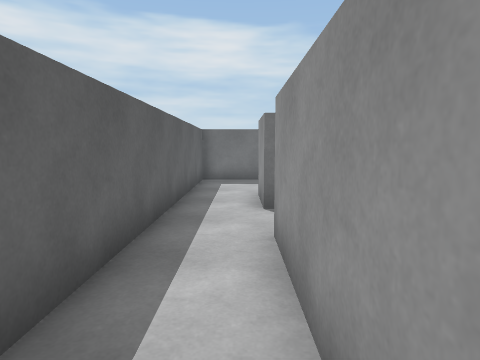
View 1 (above)

17 first-person views from a walk through a 3-D level made in the Unity game engine. The camera is 1.3 m above the floor, tilts 6° down and sees 75° across. The floor is counted in squares, 1 m on a side. Each view is taken from the middle of a square. On the plan, view 1 faces up. The plan holds only what a view shows up to about 14 squares ahead; the rest is blank.

View 2
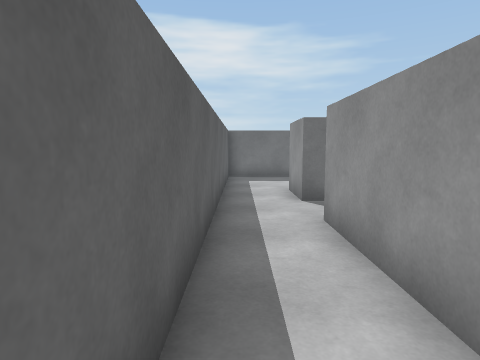

View 3
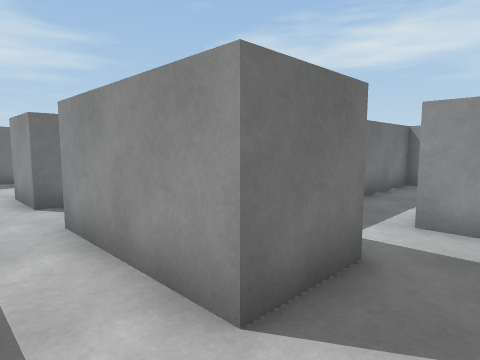

View 4
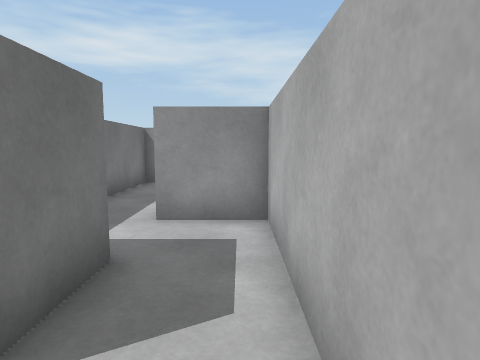

View 5
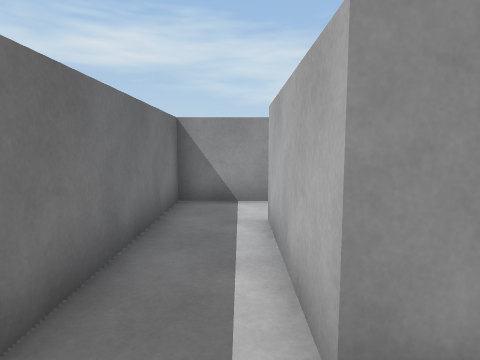

View 6
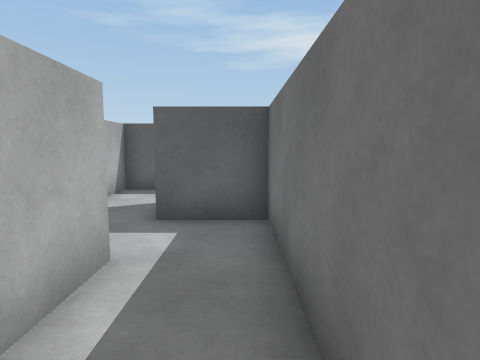

View 7
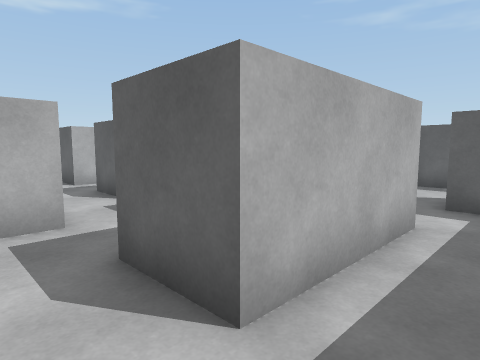

View 8
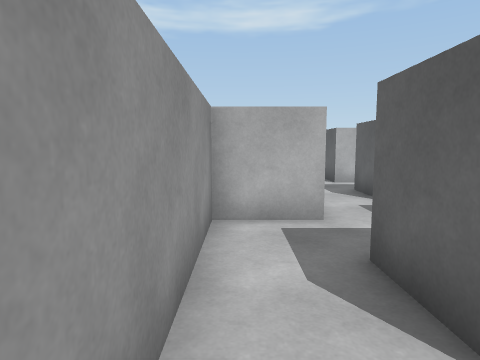

View 9
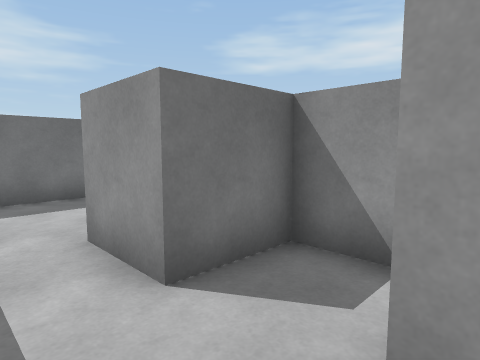

View 10
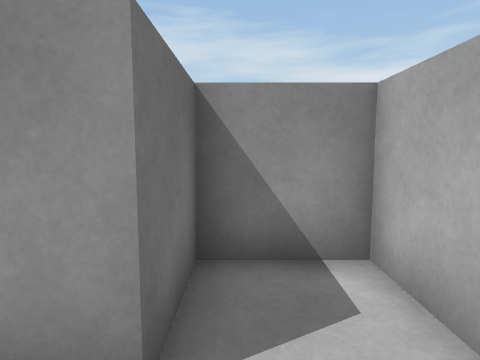

View 11
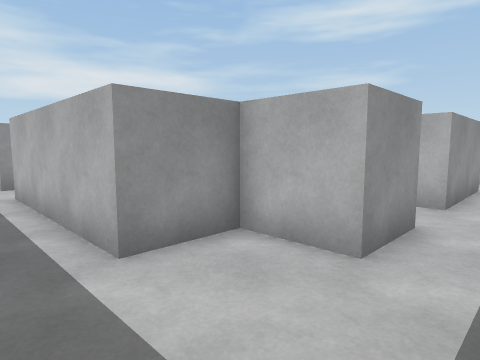

View 12
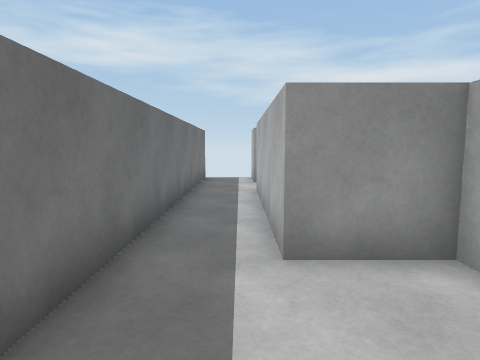

View 13
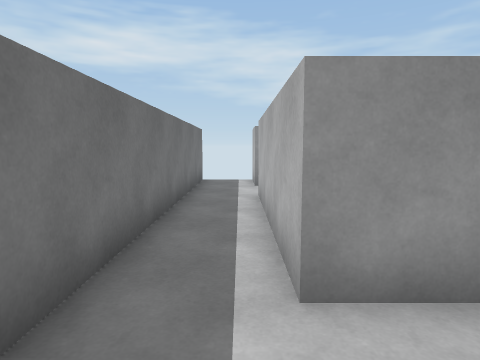

View 14
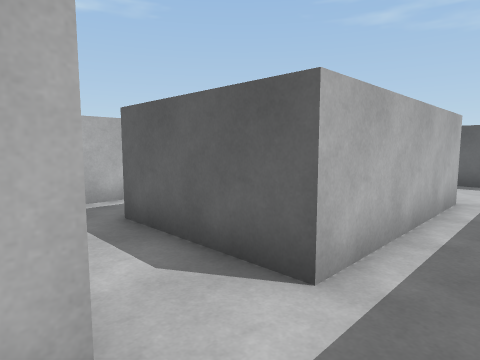

View 15
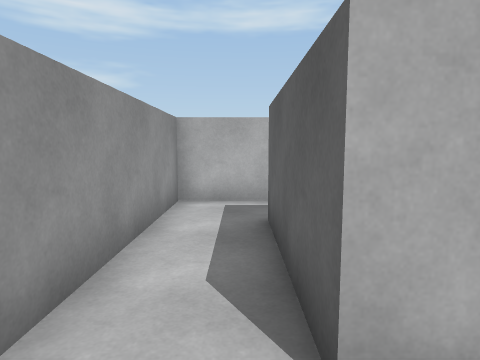

View 16
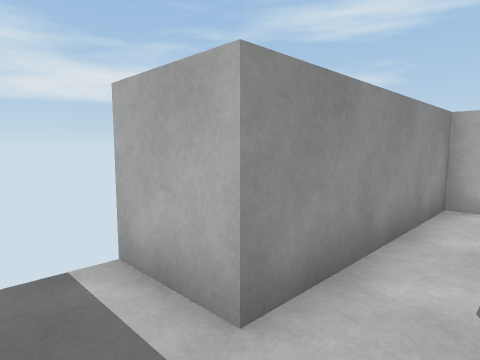

View 17
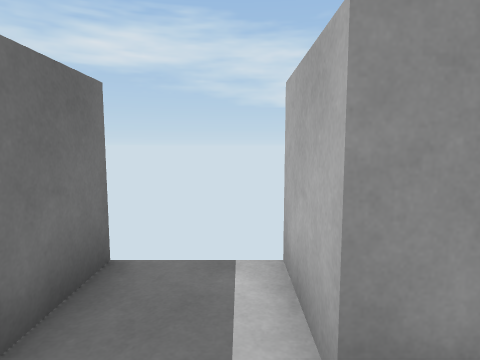

### Floor plan
Ten units are one square. View 1 is at (0, 0); x grows to the right and y downward. Boxes are objects, and circles mark ways between rooms. Rooms are numbered by the first view taken in them; rooms with no view inside come last. Other rooms are left out.
<svg viewBox="-20 -130 150 150">
<path fill="none" stroke="#000" d="M5 -5 5 -45 25 -45 25 -65 5 -65 5 -85M-15 -85 -15 15 5 15M5 15 45 15 45 -5 85 -5M105 -5 105 -25 25 -25 25 -5 5 -5M5 -85 25 -85 25 -105 85 -105 85 -65M125 -125 -15 -125 -15 -85M85 -45 105 -45 105 -105 125 -105"/>
<circle cx="15" cy="5" r="3" fill="#2a7"/>
<circle cx="-5" cy="-75" r="3" fill="#2a7"/>
<text x="0" y="-40">1</text>
<text x="50" y="-10">2</text>
<text x="60" y="-110">3</text>
</svg>
Room 1 opens to room 2. Room 1 opens to room 3.

Where each view was taken, in squares from view 1:
view 1: 0 up, 0 right, facing up
view 2: 1 down, 1 left, facing up
view 3: 1 down, 1 left, facing up-right
view 4: 1 down, 1 left, facing right
view 5: 1 up, 3 right, facing right
view 6: 2 up, 8 right, facing left
view 7: 2 up, 10 right, facing down-left
view 8: 2 up, 10 right, facing down
view 9: 4 up, 1 left, facing up-right
view 10: 6 up, 1 left, facing right
view 11: 12 up, 1 left, facing down-right
view 12: 11 up, 1 left, facing right
view 13: 11 up, 0 right, facing right
view 14: 12 up, 11 right, facing down-left
view 15: 12 up, 9 right, facing down
view 16: 12 up, 9 right, facing down-right
view 17: 11 up, 9 right, facing right
